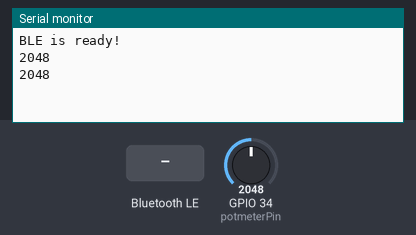
Recording of a sketch running on a simulated ESP32. On the bench: the last lines printed to the serial monitor. The inputs (shaded band) are chosen by the test bench; at power-on: GPIO 34 (potmeterPin) = 2048. Nothing arrives over Bluetooth unless stated; a phone connects over Bluetooth LE 3 s after start.

Above: at 1.2 s.
1.3 s: Bluetooth LE write "1" received
At 1.9 s:
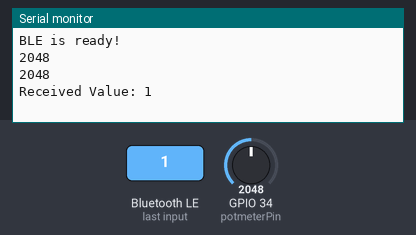
2.8 s: GPIO 34 (potmeterPin) set to 2866
At 3.8 s:
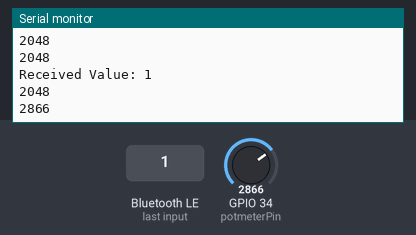
4.3 s: Bluetooth LE write "0" received
At 4.9 s:
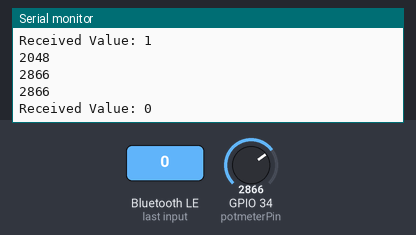
5.8 s: GPIO 34 (potmeterPin) set to 3603
At 6.8 s:
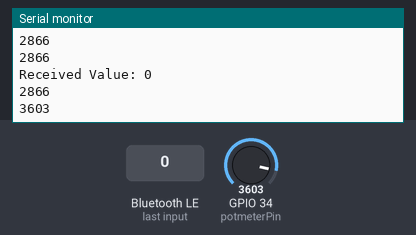
Timing chart, 0 to 8.3 s (numbered marks = the images above; inputs shaded):
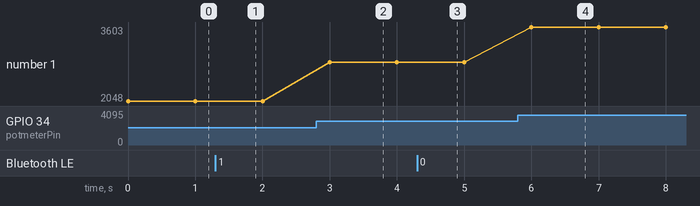

Measured:
- after the input at 1.3 s, the serial monitor: prints a new line after 0.05 s (image 1)
- after the input at 2.8 s, the serial monitor: prints a new line after 0.20 s (image 2)
- after the input at 4.3 s, the serial monitor: prints a new line after 0.05 s (image 3)
- after the input at 5.8 s, the serial monitor: prints a new line after 0.20 s (image 4)
- plotted number 1: 2048 → 2866 after the input at 2.8 s, 2866 → 3603 after the input at 5.8 s

The sketch:

BLE.ino
```cpp
#include <Arduino.h>
#include <NimBLEDevice.h>  // Use NimBLE instead of BLEDevice

#define SERVICE_UUID        "4fafc201-1fb5-459e-8fcc-c5c9c331914b"
#define CHARACTERISTIC_UUID "beb5483e-36e1-4688-b7f5-ea07361b26a8"

NimBLEServer* pServer = nullptr;
NimBLECharacteristic* pCharacteristic = nullptr;

const int potmeterPin = 34;
int lastValue = 0;

// Custom callback class for handling writes
class MyCallbacks : public NimBLECharacteristicCallbacks {
    void onWrite(NimBLECharacteristic* pCharacteristic, NimBLEConnInfo& connInfo) override {
        std::string value = pCharacteristic->getValue();
        if (!value.empty()) {
            Serial.print("Received Value: ");
            Serial.println(value.c_str());
        }
    }
};

void setup() {
    Serial.begin(115200);

    NimBLEDevice::init("ESP32_BLE");
    pServer = NimBLEDevice::createServer();

    NimBLEService* pService = pServer->createService(SERVICE_UUID);
    pCharacteristic = pService->createCharacteristic(
                        CHARACTERISTIC_UUID,
                        NIMBLE_PROPERTY::READ |
                        NIMBLE_PROPERTY::WRITE |
                        NIMBLE_PROPERTY::NOTIFY
                      );

    // Attach the callback to handle write events
    pCharacteristic->setCallbacks(new MyCallbacks());

    pService->start();

    NimBLEAdvertising* pAdvertising = NimBLEDevice::getAdvertising();
    pAdvertising->addServiceUUID(SERVICE_UUID);
    pAdvertising->start();

    Serial.println("BLE is ready!");
}

void loop() {
    lastValue = analogRead(potmeterPin);
    Serial.println(lastValue);
    pCharacteristic->setValue(lastValue);
    pCharacteristic->notify();
    delay(1000);
}
```
